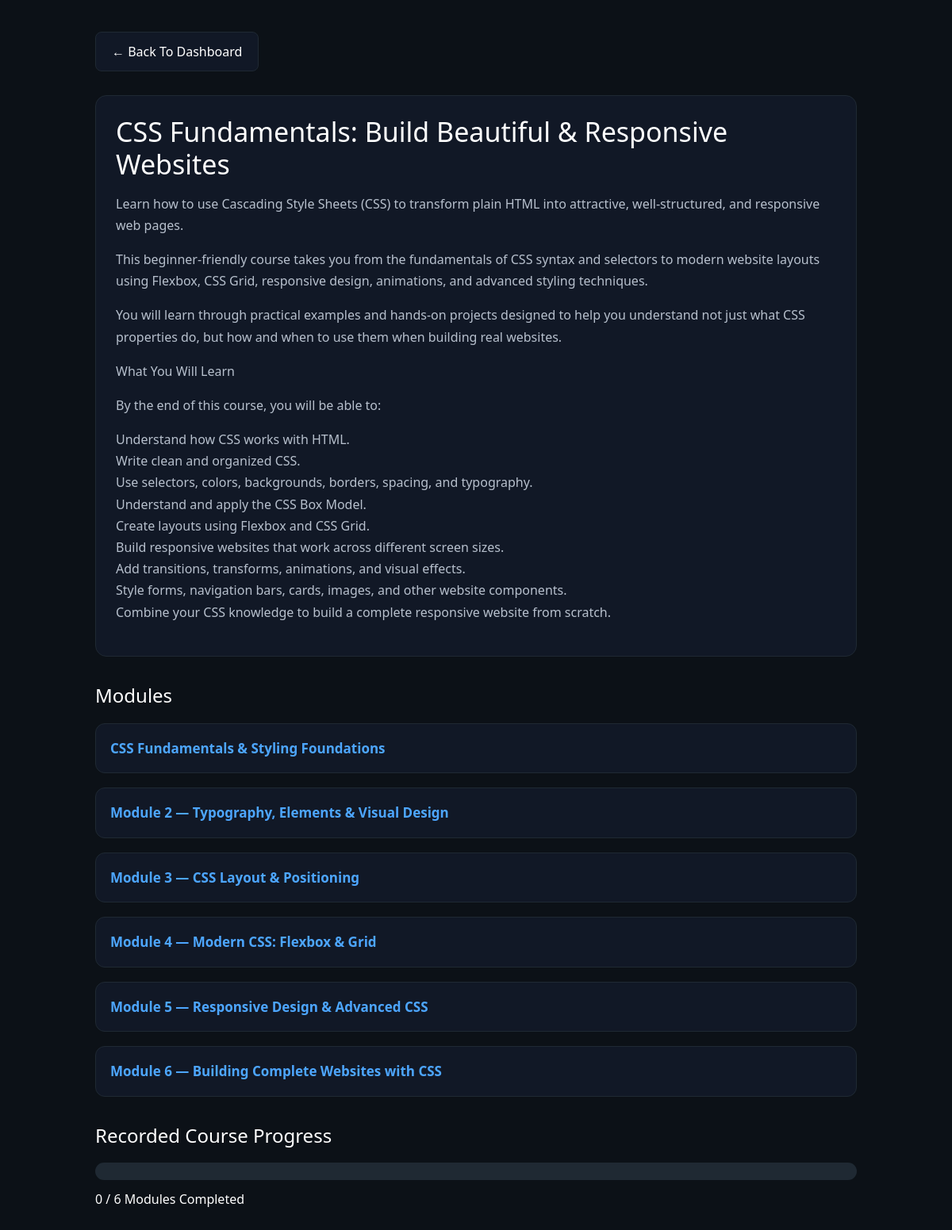
The app's page /courses/course/10/ (signed in) with its own data.
### courses/models.py (models this page shows, shortened)
class Course(models.Model):
    COURSE_TYPE = (
        ("recorded", "Recorded"),
        ("live", "Live"),
    )
    PAYMENT_TYPE = (
        ('transfer', 'transfer'),
        ('mastercard',  'Mastercard')
    )
    title = models.CharField(max_length=200)
    description = models.TextField()
    price = models.DecimalField(max_digits=8, decimal_places=2)
    payment_type = models.CharField(max_length=10, choices=PAYMENT_TYPE, default="transfer")
    course_type = models.CharField(
        max_length=10,
        choices=COURSE_TYPE,
        default="recorded"
    )
    discount_active = models.BooleanField(default=False)
    discount_percentage = models.PositiveIntegerField(
        default=0
    )
    first_200_discount = models.DecimalField(
        max_digits=5,
        decimal_places=2,
        default=0
    )
    discount_expiry = models.DateTimeField(
        null=True,
        blank=True
    )
    enrollment_open = models.DateTimeField(null=True, blank=True)
    created_at = models.DateTimeField(auto_now_add=True)

class Module(models.Model):
    course = models.ForeignKey(Course, on_delete=models.CASCADE, related_name="modules")
    title = models.CharField(max_length=200)
    content = models.TextField()
    order = models.IntegerField()
    class_url = models.URLField(blank=True, null=True)
    class_date = models.DateTimeField(null=True, blank=True)
    class Meta:
        ordering = ["order"]

### courses/views.py (the view, shortened to what this page needs)
@login_required
def course_detail(request, course_id):
    course = get_object_or_404(Course, id=course_id)
    modules = course.modules.all()
    assignments = Assignment.objects.filter(module__course=course)
    submissions = Submission.objects.filter(
        student=request.user,
        assignment__in=assignments
    )
    progress = Progress.objects.filter(
        user=request.user,
        course=course
    )
    total_modules = modules.count()
    completed_modules = progress.filter(completed=True).count()
    sessions = ClassSession.objects.filter(module__course=course)
    attended_sessions = Attendance.objects.filter(
        student=request.user,
        attended=True
    ).values_list('session_id', flat=True)
    enrolled_course = []
    if request.user.is_authenticated:
        enrolled_course = Enrollment.objects.filter(
            user=request.user
    ).values_list("course_id", flat=True)
    total_sessions = sessions.count()
    attended_count = Attendance.objects.filter(
        student=request.user,
        session__in=sessions,
        attended=True
    ).count()
    attendance_percent = 0
    if total_sessions > 0:
        attendance_percent = (attended_count / total_sessions) * 100
    mentor_remaining = MentorRequest.remaining_sessions(
    request.user,
    course
    )
    context = {
        "course": course,
        "modules": modules,
        "enrolled_course": enrolled_course,
        "progress": progress,
        "submissions": submissions,
        "assignments": assignments,
        "sessions": sessions,
        'attended_sessions':attended_sessions,
        'now':now(),
        "mentor_remaining": mentor_remaining,
        "attendance_percent": attendance_percent
    }
    return render(request, "courses/course_detail.html", context)

### courses/models.py (called while the page is built)
    @staticmethod
    def remaining_sessions(user, course):
        used = MentorRequest.objects.filter(
            user=user,
            course=course,
            status__in=["approved", "completed"]
        ).count()
        return max(0, 3 - used)

### courses/templates/courses/course_detail.html (shortened to what this page needs)
{% extends "base.html" %}
{% block content %}
<div class="container">
<a href="{% url 'courses:student_portal' %}" class="back-btn">
← Back To Dashboard
</a>
<div class="course-header">
<h1>{{ course.title }}</h1>
<p>{{ course.description|linebreaks }}</p>
</div>
<h2 class="section-title">Modules</h2>
{% for module in modules %}
<div class="module-card">
<a href="{% url 'module_detail' module.id %}">
{{ module.title }}
</a>
</div>
{% empty %}
<p>No modules available yet.</p>
{% endfor %}
{% if course.course_type != "live" and course.id in enrolled_course %}
<h2 class="section-title">
Recorded Course Progress
</h2>
<div class="progress-bar">
</div>
<p>
{{ progress|length }} / {{ modules|length }} Modules Completed
</p>
{% endif %}
</div>
{% endblock %}

### courses/templates/courses/course_detail.html (style rules this page uses)
body { background:#0c1117; font-family:Segoe UI, sans-serif; color:white; margin:0; padding:0; }
.container { max-width:1000px; margin:auto; padding:40px 20px; }
.back-btn { display:inline-flex; align-items:center; gap:8px; padding:12px 20px; background:#111826; border:1px solid #1f2933; border-radius:8px; color:white; text-decoration:none; margin-bottom:30px; transition:0.3s; }
.course-header { background:#111826; padding:25px; border-radius:14px; border:1px solid #1f2933; margin-bottom:35px; }
.course-header h1 { margin:0 0 10px; font-size:34px; }
.course-header p { color:#b7c0cd; line-height:1.7; }
.section-title { margin:35px 0 20px; font-size:24px; }
.module-card { background:#111826; padding:18px; border-radius:12px; margin-bottom:18px; border:1px solid #1f2933; transition:0.3s; }
.module-card a { color:#4da6ff; text-decoration:none; font-weight:600; font-size:17px; }
.progress-bar { background:#1f2933; height:22px; border-radius:30px; overflow:hidden; margin-bottom:12px; }

### records on screen
Course: title "CSS Fundamentals: Build Beautiful & Responsive Websites", description "Learn how to use Cascading Style Sheets (CSS) to transform plain HTML into attractive, well-structured, and responsive web pages. This beginner-friendly course takes you from the fundamentals of CSS syntax and selectors to modern website layouts using Flexbox, CSS Grid, responsive design, animations, and advanced styling techniques. You will learn through practical examples and hands-on projects designed to help you understand not just what CSS properties do, but how and when to use them when building real websites. What You Will Learn By the end of this course, you will be able to: Understand how CSS works with HTML. Write clean and organized CSS. Use selectors, colors, backgrounds,…"
Module: title "CSS Fundamentals & Styling Foundations"
Module: title "Module 2 — Typography, Elements & Visual Design"
Module: title "Module 3 — CSS Layout & Positioning"
Module: title "Module 4 — Modern CSS: Flexbox & Grid"
Module: title "Module 5 — Responsive Design & Advanced CSS"
Module: title "Module 6 — Building Complete Websites with CSS"

### other values on screen
{{ progress|length }} "0"
{{ modules|length }} "6"
